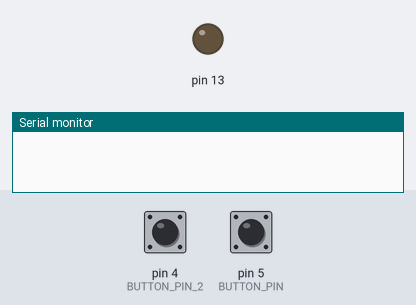
The sketch below on a simulated Arduino Leonardo, built with avr-gcc and run on an emulated ATmega32U4. Shown: output pins drawn as LEDs (lit = HIGH), the last lines printed to the serial monitor. The inputs (shaded band) are chosen by the test bench; at power-on: pin 4 (BUTTON_PIN_2) HIGH, pin 5 (BUTTON_PIN) HIGH.

Above: at 0.1 s.
At 3.2 s:
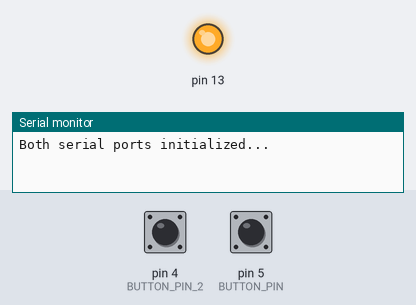
3.3 s: pin 4 (BUTTON_PIN_2) pulled LOW for 0.15 s
4.9 s: pin 5 (BUTTON_PIN) pulled LOW for 0.15 s
Timing chart, 0 to 7.9 s (numbered marks = the images above; inputs shaded):
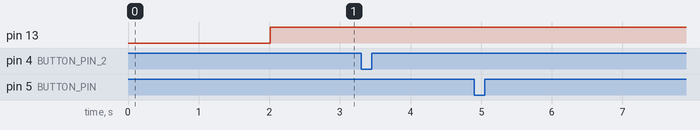

The sketch:

Just_Bartendro6_altsoft.ino
```cpp
#include <AltSoftSerial.h>
#include <Bounce2.h>

#define BUTTON_PIN_2 4
#define BUTTON_PIN 5
#define BUTTON_STRIP_GND_PIN 3

// AltSoftSerial always uses these pins:
//
// Board          Transmit  Receive   PWM Unusable
// -----          --------  -------   ------------
// Teensy 3.0 & 3.1  21        20         22
// Teensy 2.0         9        10       (none)
// Teensy++ 2.0      25         4       26, 27
// Arduino Uno        9         8         10
// Arduino Leonardo   5        13       (none)
// Arduino Mega      46        48       44, 45
// Wiring-S           5         6          4
// Sanguino          13        14         12

AltSoftSerial altSerial;


Bounce debouncer = Bounce();
Bounce debouncer2 = Bounce();


void setup() {

  // Setup the button with an internal pull-up :
  pinMode(BUTTON_PIN, INPUT_PULLUP);
  pinMode(BUTTON_PIN_2, INPUT_PULLUP);
  pinMode(BUTTON_STRIP_GND_PIN, OUTPUT);
  digitalWrite(BUTTON_STRIP_GND_PIN, LOW);
  pinMode(13, OUTPUT);


  // After setting up the button, setup the Bounce instance :
  debouncer.attach(BUTTON_PIN);
  debouncer.interval(20); // interval in ms
  debouncer2.attach(BUTTON_PIN_2);
  debouncer2.interval(20); // interval in ms


  delay(2000);
  Serial.begin(9600);
    while (!Serial) ; // wait for Arduino Serial Monitor to open

  altSerial.begin(9600);
  Serial.println("Both serial ports initialized...");

  //textmode...
  Serial1.write("!!!");
  //  Serial1.println("?");
  //  Serial1.write(d);
  Serial1.write(0x0D);


}


void loop() {

  // Update the Bounce instance :
  // debouncer.update();
    debouncer.update();
  debouncer2.update();
  digitalWrite(13, HIGH);
  // Turn on or off the LED as determined by the state :

  if (  debouncer.fell() ) {
    Serial.println("Button Press detected");
    dispense(30);
  }
  else if (  debouncer2.fell() ) {
    Serial.println("Button 2 Press detected");
    undispense();
  }
}

void undispense() {
  altSerial.write("backwards");
  altSerial.write(0x0D);
    delay(29);


  altSerial.write("tickdisp 55 135");
  //  Serial1.println("tickdisp 83 66");// tickdisp <ticks> <speed>
  altSerial.write(0x0D);
    delay(29);

  altSerial.write("forwards");
  altSerial.write(0x0D);
      delay(29);


}

void dispense(uint16_t ml) {
  //uint16_t ticks = int(ml*2.78F);
  //mySerial.print("Dispensing: ");
  //mySerial.print(ticks);
  //mySerial.println(" ticks");

  //header
  altSerial.write("tickdisp 11 135");
  //  Serial1.println("tickdisp 83 66");// tickdisp <ticks> <speed>
  altSerial.write(0x0D);
  delay(100);
}


//From toher online guide
//byte d=0xFF;
//mySerial.println("!!!");
//mySerial.println("?");
//mySerial.write(d);
```
